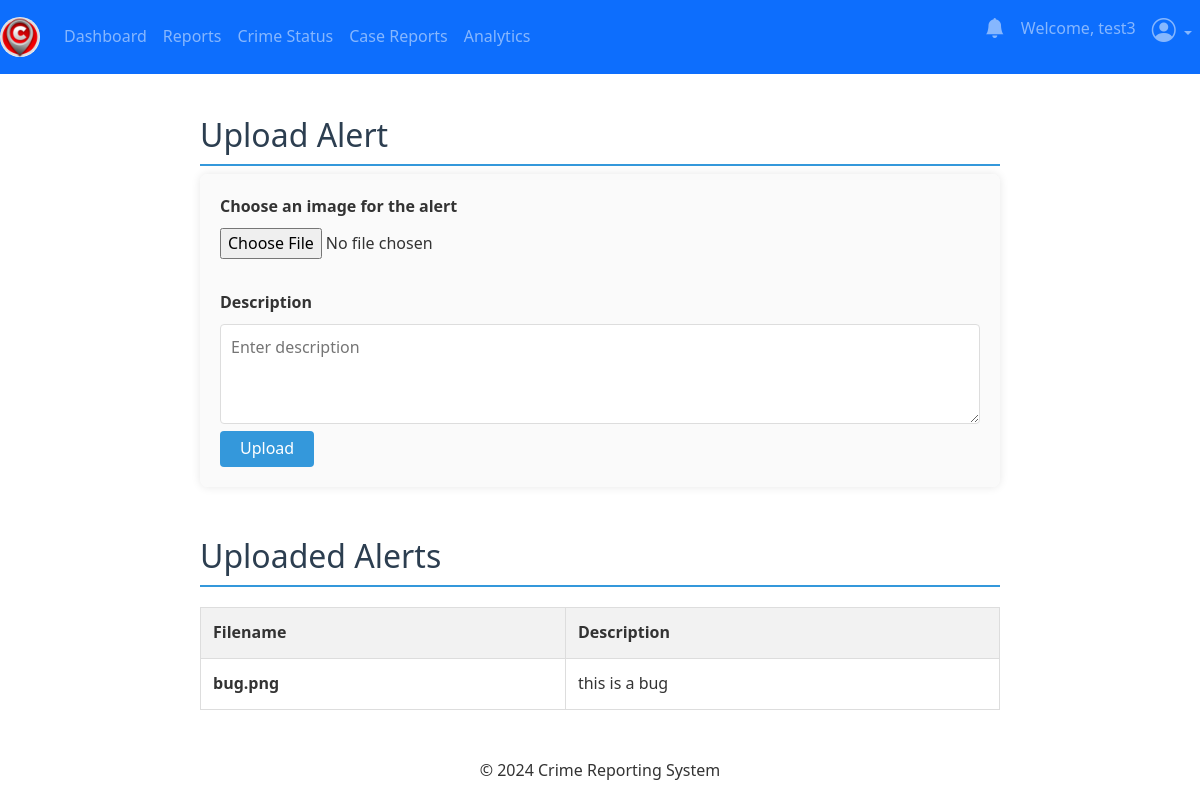
The app's page /admin/alerts (signed in) with its own data.
### app/users/models.py (models this page shows, shortened)
class User(db.Model, UserMixin):
    id = db.Column(db.Integer, primary_key=True)
    username = db.Column(db.String(80), unique=True, nullable=False)
    email = db.Column(db.String(120), unique=True, nullable=False)
    password = db.Column(db.String(128), nullable=False)
    crimes = db.relationship('Crime', backref='reporter', lazy=True)
    users = db.relationship('Register', backref='user', uselist=False)
    messages = db.relationship('Message', backref='sender', lazy=True)

### app/admins/models.py (models this page shows, shortened)
class Alert(db.Model, UserMixin):
    id = db.Column(db.Integer, primary_key=True)
    filename = db.Column(db.String(100), nullable=False)
    data = db.Column(db.LargeBinary, nullable=False)
    mimetype = db.Column(db.Text, nullable=True)
    description = db.Column(db.Text, nullable=False)
    uploaded_at = db.Column(db.DateTime, default=datetime.now)
    admin_id = db.Column(db.Integer, db.ForeignKey('admin.id'))

### app/admins/routes.py (the view, shortened to what this page needs)
@admins.route('/admin/alerts', methods=['GET', 'POST'])
@admin_required
def upload_photo():
    administrator = session.get('admin_id')
    alerts = Alert.query.all()
    return render_template('admin/admin-alerts.html', alerts=alerts)

### app/__init__.py (called while the page is built)
@login_manager.user_loader
def load_user(user_id):
    return models.User.query.get(user_id)

### app/admins/routes.py (called while the page is built)
def admin_required(f):
    @wraps(f)
    def decorated_function(*args, **kwargs):
        if not session.get('admin_id'):
            flash('You need to be logged in as an admin to access the page.', 'danger')
            return redirect(url_for('admins.adminIndex'))
        return f(*args, **kwargs)
    return decorated_function

### app/templates/admin/admin-alerts.html (shortened to what this page needs)
{% extends "admin/layout.html" %}
{% block content %}
<!DOCTYPE html>
<html lang="en">
<head>
</head>
<body>
    <h2>Upload Alert</h2>
    <form method="POST, GET" enctype="multipart/form-data">
        <label for="">Choose an image for the alert</label>
        <br>
        <input type="file" name="photo" id="mediaUpload" required>
        <label for="">Description</label>
        <textarea name="description" placeholder="Enter description" required></textarea>
        <button type="submit">Upload</button>
    </form>
    <h2>Uploaded Alerts</h2>
    <table id="uploadedPhotos">
        <thead>
            <tr>
                <th>Filename</th>
                <th>Description</th>
            </tr>
        </thead>
        <tbody>
            {% for alert in alerts %}
                <tr class="uploaded-item">
                    <td><strong>{{ alert.filename }}</strong></td>
                    <td>{{ alert.description }}</td>
                </tr>
            {% endfor %}
        </tbody>
    </table>
</body>
</html>
{% endblock content %}

### app/templates/admin/layout.html (shortened to what this page needs)
<!DOCTYPE html>
<html lang="en">
  <head>
    <link
      rel="stylesheet"
      href="https://cdn.jsdelivr.net/npm/bootstrap-icons@1.11.3/font/bootstrap-icons.min.css"
    />
    <link
      href="https://stackpath.bootstrapcdn.com/bootstrap/4.5.2/css/bootstrap.min.css"
      rel="stylesheet"
    />
    <link
      href="https://cdn.jsdelivr.net/npm/bootstrap@5.3.3/dist/css/bootstrap.min.css"
      rel="stylesheet"
    />
  </head>
  <body>
    <nav class="navbar navbar-expand-md navbar-dark bg-primary fixed-top">
      {% if session.get('admin_name') %}
      <a
        class="navbar-brand nav-link active"
        href="{{ url_for('admins.adminDashboard') }}"
        ><img src="{{ url_for('static', filename='img/logo1.png') }}" alt="E-Security" class="d-inline-block align-top navbar-brand-img">
      </a>
      {% else %}
      <a
        class="navbar-brand nav-link active"
        href="{{ url_for('main.home_page') }}"
        ><img src="{{ url_for('static', filename='img/logo1.png') }}" alt="E-Security" class="d-inline-block align-top navbar-brand-img">
      </a>
      {% endif %}
      <div class="collapse navbar-collapse" id="navbarSupportedContent">
        {% if session.get('admin_name') %}
        <ul class="navbar-nav">
          <li class="new-item {% if request.endpoint == 'admins.adminDashboard' %}active{% endif %}">
            <a class="nav-link" href="{{ url_for('admins.adminDashboard') }}"
              >Dashboard</a
            >
          </li>
          <li class="new-item {% if request.endpoint == 'admins.reports' %}active{% endif %}">
            <a class="nav-link" href="{{ url_for('admins.reports') }}"
              >Reports</a
            >
          </li>
          <li class="new-item {% if request.endpoint == 'admins.crimeStatus' %}active{% endif %}">
            <a class="nav-link" href="{{ url_for('admins.crimeStatus') }}"
              >Crime Status</a
            >
          </li>
          <li class="new-item {% if request.endpoint == 'admins.case_reports' %}active{% endif %}">
            <a class="nav-link" href="{{ url_for('admins.case_reports') }}"
              >Case Reports</a
            >
          </li>
          <li class="new-item {% if request.endpoint == 'admins.analytics' %}active{% endif %}">
            <a class="nav-link" href="{{ url_for('admins.analytics') }}"
              >Analytics</a
            >
          </li>
        </ul>
        <ul class="navbar-nav ms-auto">
          <li class="nav-item {% if request.endpoint == 'admins.notifications' %}active{% endif %}">
            <a class="nav-link" href="{{ url_for('admins.notifications') }}"
              ><i class="bi bi-bell-fill h5" style="color: dark"></i
            ></a>
          </li>
          <li class="nav-item">
            <p class="nav-link">Welcome, {{ session.get('admin_name') }}</p>
          </li>
          <li class="nav-item dropdown {% if request.endpoint == 'admins.adminChangePassword' %}active{% endif %}">
            <a
              class="nav-link dropdown-toggle"
              href="#"
              role="button"
              data-bs-toggle="dropdown"
              aria-expanded="false"
            >
              <i class="bi bi-person-circle h4"></i>
            </a>
          </li>
        </ul>
        {% else %}
        <ul class="navbar-nav">
        <li class="nav-item {% if request.endpoint == 'main.about' %}active{% endif %}">
          <a class="nav-link" href="{{ url_for('main.about') }}">About</a>
        </li>
        </ul>
        {% endif %}
      </div>
    </nav>
    <br />
    {% block content %} {% endblock content %}
    <footer class="text-center mt-5">
      <p>&copy; 2024 Crime Reporting System</p>
    </footer>
  </body>
</html>

### app/templates/admin/layout.html (style rules this page uses)
body { height: 100%; width: 100%; padding-top: 40px; }
.navbar-brand-img { height: 40px; width: auto; border-radius: 50%; object-fit: cover; }

### app/templates/admin/admin-alerts.html (style rules this page uses)
body { line-height: 1.6; color: #333; max-width: 800px; margin: 0 auto; }
label { font-weight: bold; }
h2 { color: #2c3e50; border-bottom: 2px solid #3498db; padding-bottom: 10px; margin-top: 50px; }
form { background-color: #f9f9f9da; padding: 20px; border-radius: 8px; box-shadow: 0 0 10px rgba(0,0,0,0.1); }
input[type="file"] { margin-bottom: 15px; }
textarea { width: 100%; padding: 10px; border: 1px solid #ddd; border-radius: 4px; resize: vertical; min-height: 100px; }
button { background-color: #3498db; color: white; padding: 5px 20px; border: none; border-radius: 4px; cursor: pointer; font-size: 16px; transition: background-color 0.3s; }
.uploaded-item { background-color: white; border: 1px solid #ddd; padding: 15px; margin-bottom: 15px; border-radius: 4px; }
table { width: 100%; border-collapse: collapse; margin-top: 20px; }
th, td { border: 1px solid #ddd; padding: 12px; text-align: left; }
th { background-color: #f2f2f2; color: #333; font-weight: bold; }
.uploaded-item td { vertical-align: top; }
.uploaded-item { cursor: pointer; }

### records on screen
User: get "test3"
Alert: filename "bug.png", description "this is a bug"
